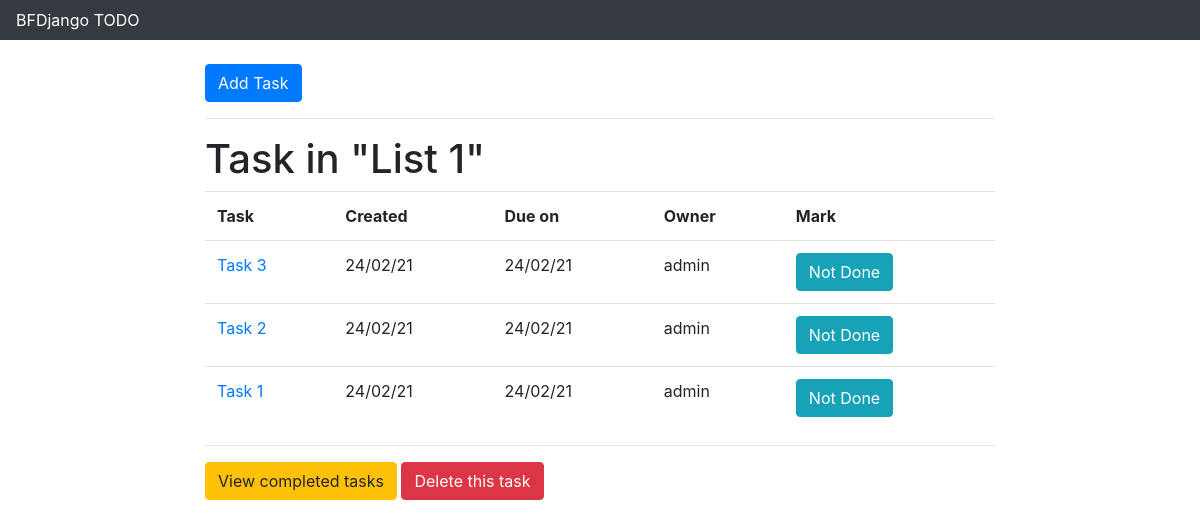
/todos/1/, run on the app's committed database.
### main/models.py (models this page shows, shortened)
class ToDoGroup(models.Model):
    name = models.CharField(verbose_name='Название группы',
                            max_length=100)
    class Meta:
        verbose_name = 'Группа задач'
        verbose_name_plural = 'Группы задач'

class ToDoItem(models.Model):
    IN_PROGRESS = 1
    DONE = 2
    STATUSES = (
        (IN_PROGRESS, 'В прогрессе'),
        (DONE, 'Закончено')
    )
    group = models.ForeignKey(ToDoGroup,
                              on_delete=models.CASCADE,
                              verbose_name='Группа задач',
                              related_name='todos')
    name = models.CharField(verbose_name='Название задачи',
                            max_length=100)
    created_at = models.DateTimeField(verbose_name='Дата создания',
                                      auto_now_add=True)
    due_date = models.DateTimeField(verbose_name='Дедлайн задачи',
                                    blank=True,
                                    null=True)
    owner = models.ForeignKey(User,
                              on_delete=models.CASCADE,
                              verbose_name='Владелец задачи')
    status = models.PositiveSmallIntegerField(verbose_name='Статус задачи',
                                              choices=STATUSES,
                                              default=IN_PROGRESS)
    class Meta:
        verbose_name = 'Задача'
        verbose_name_plural = 'Задачи'
        indexes = [
            models.Index(fields=['owner', 'group', 'status'])
        ]
        ordering = ['-due_date']

### main/views.py (the view, shortened to what this page needs)
class ToDoGroupViewSet(mixins.RetrieveModelMixin,
                       viewsets.GenericViewSet):
    queryset = ToDoGroup.objects.all().prefetch_related('todos')
    renderer_classes = [TemplateHTMLRenderer]
    def retrieve(self, request, *args, **kwargs):
        group = self.get_object()
        return Response({
            'group_name': group.name,
            'todos': group.todos.filter(status=ToDoItem.IN_PROGRESS)
        },
            template_name='todo_list.html')

### main/templates/todo_list.html
{% extends "base.html" %}
{% block content %}
<hr>
<h1>Task in "{{ group_name }}"</h1>
{% include "todo_table.html" %}
<hr>
{%endblock%}

### main/templates/base.html (shortened to what this page needs)
{% load static %}
<!DOCTYPE html>
<html lang="en">
<head>
    <link rel="stylesheet" href="https://stackpath.bootstrapcdn.com/bootstrap/4.5.2/css/bootstrap.min.css">
    <link rel="stylesheet" type="text/css" href="{% static 'css/style.css' %}">
</head>
<body>
    <nav class="navbar navbar-expand-lg navbar-light bg-dark">BFDjango TODO</nav>
    <br>
    <div class="row">
        <div class="col-md-2"></div>
            <div class="container-fluid col-md-8">
                <button class="btn btn-primary">Add Task</button>
                {% block content %}
                {% endblock %}
                <p>
                    <button class="btn btn-warning"> View completed tasks </button>
                    <button class="btn btn-danger"> Delete this task </button>
                </p>
            </div>
        <div class="col-md-2"></div>
    </div>
</body>
</html>

### main/templates/todo_table.html
{% block todo_table %}
<table class="table">
    <tr>
        <th>Task</th>
        <th>Created</th>
        <th>Due on</th>
        <th>Owner</th>
        <th>Mark</th>
    </tr>
    {% for todo in todos %}
        <tr>
            <td><a href="">{{todo.name}}</a></td>
            <td>{{todo.created_at|date:"d/m/y"}}</td>
            <td>{{todo.due_date|date:"d/m/y"}}</td>
            <td>{{todo.owner}}</td>
            <td><button class="btn btn-info">{% if todo.status == 2 %} Done {% else %} Not Done {% endif %}</button></td>
        </tr>
    {% endfor %}
</table>
{% endblock %}

### main/static/css/style.css (style rules this page uses)
.navbar { color: white; }

### data on the page
ToDoGroup: name "List 1"
ToDoItem: name "Task 3", created_at "24/02/21", due_date "24/02/21", owner "admin", status "Not Done"
ToDoItem: name "Task 2", created_at "24/02/21", due_date "24/02/21", owner "admin", status "Not Done"
ToDoItem: name "Task 1", created_at "24/02/21", due_date "24/02/21", owner "admin", status "Not Done"
